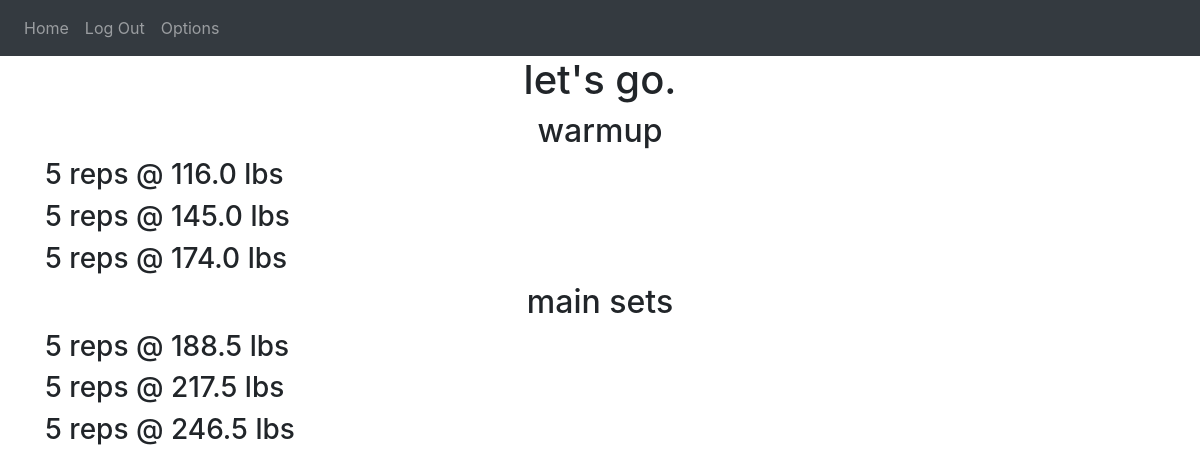
The app's page /squat (signed in) with its own data.
### website/models.py (models this page shows)
class User(db.Model, UserMixin):
    __tablename__ = "users"
    id = db.Column(db.Integer, primary_key=True)
    email = db.Column(db.String(150), unique=True, nullable=False)
    password = db.Column(db.String(150), nullable=False)
    first_name = db.Column(db.String(150), nullable=False)
    squat_max = db.Column(db.Integer, default=0)
    clean_max = db.Column(db.Integer, default=0)
    snatch_max = db.Column(db.Integer, default=0)
    squat_id = db.Column(db.Integer, default=5)

### website/views.py (the view)
@views.route("/squat", methods=["POST", "GET"])
@login_required
def squat():
    SQUAT_MAX = current_user.squat_max
    squat_id = current_user.squat_id
    if squat_id % 4 == 1:
        return render_template("squat.html", user=current_user, max=SQUAT_MAX, volume=routines.volume, warmup=routines.warmup, main=routines.wk_1)
    elif squat_id % 4 == 2:
        return render_template("squat.html", user=current_user, max=SQUAT_MAX, volume=routines.volume, warmup=routines.warmup, main=routines.wk_2)
    elif squat_id % 4 == 3:
        return render_template("squat.html", user=current_user, max=SQUAT_MAX, volume=routines.volume, warmup=routines.warmup, main=routines.wk_3)
    elif squat_id % 4 == 0:
        return render_template("squat.html", user=current_user, max=SQUAT_MAX, volume=routines.volume, warmup=routines.warmup, main=routines.wk_4)

### website/__init__.py (called while the page is built)
def make_app():
    app = Flask(__name__)
    app.config['SECRET_KEY'] = "hello"
    app.config['SQLALCHEMY_DATABASE_URI'] = f'sqlite:///{DB_NAME}'
    db.init_app(app)
    from .views import views
    from .auth import auth
    app.register_blueprint(views, url_prefix="/")
    app.register_blueprint(auth, url_prefix="/")
    from .models import User
    create_database(app)
    login_manager = LoginManager()
    login_manager.login_view = "auth.login"
    login_manager.init_app(app)
    @login_manager.user_loader
    def load_user(id):
        return User.query.get(int(id))
    return app

### website/templates/squat.html (shortened to what this page needs)
{% extends "base.html" %}
{% block body %}
<h1 align="center"> let's go. </h1>
<h2 align="center">warmup</h2>
<h3> {{ warmup["set_1"][0] }} reps @ {{ max * warmup["set_1"][1] }} lbs</h3>
<h3> {{ warmup["set_2"][0] }} reps @ {{ max * warmup["set_2"][1] }} lbs</h3>
<h3> {{ warmup["set_3"][0] }} reps @ {{ max * warmup["set_3"][1] }} lbs</h3>
<h2 align="center">main sets</h2>
<h3> {{ main["set_1"][0] }} reps @ {{ max * main["set_1"][1] }} lbs </h3>
<h3> {{ main["set_2"][0] }} reps @ {{ max * main["set_2"][1] }} lbs </h3>
<h3> {{ main["set_3"][0] }} reps @ {{ max * main["set_3"][1] }} lbs </h3>
{% endblock %}

### website/templates/base.html (shortened to what this page needs)
<!DOCTYPE html>
<html lang="en">
<head>
    <link
      rel="stylesheet"
      href="https://stackpath.bootstrapcdn.com/bootstrap/4.4.1/css/bootstrap.min.css"
    />
    <link
      rel="stylesheet"
      href="https://stackpath.bootstrapcdn.com/font-awesome/4.7.0/css/font-awesome.min.css"
    />
</head>
<body>
    <nav class="navbar navbar-expand-lg navbar-dark bg-dark">
        <div class="collapse navbar-collapse" id="navbar">
            <div class="navbar-nav">
                {% if user.is_authenticated %}
                <a class="nav-item nav-link" id="home" href="/">Home</a>
                <a class="nav-item nav-link" id="logout" href="/logout">Log Out</a>
                <a class="nav-item nav-link" id="options" href="/options">Options</a>
                {% else %}
                <a class="nav-item nav-link" id="login" href="/login">Log In</a>
                <a class="nav-item nav-link" id="signUp" href="/sign-up">Sign Up</a>
                {% endif %}
            </div>
        </div>
    </nav>
    <div class="container">
        {% block body %}
        {% endblock %}
    </div>
</body>
</html>

### records on screen
User: max*warmup['set_1'][1] "116.0", max*warmup['set_2'][1] "145.0", max*warmup['set_3'][1] "174.0", max*main['set_1'][1] "188.5", max*main['set_2'][1] "217.5", max*main['set_3'][1] "246.5"

### other values on screen
{{ warmup["set_1"][0] }} "5"
{{ warmup["set_2"][0] }} "5"
{{ warmup["set_3"][0] }} "5"
{{ main["set_1"][0] }} "5"
{{ main["set_2"][0] }} "5"
{{ main["set_3"][0] }} "5"
